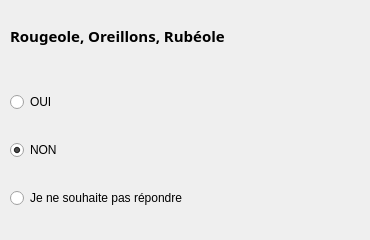
                           <widget class="QWidget" name="widget_122" native="true">
                            <widget class="QLabel" name="label_95">
                             <property name="geometry">
                              <rect>
                               <x>10</x>
                               <y>10</y>
                               <width>351</width>
                               <height>51</height>
                              </rect>
                             </property>
                             <property name="font">
                              <font>
                               <family>Noto Sans</family>
                               <pointsize>11</pointsize>
                               <weight>75</weight>
                               <bold>true</bold>
                              </font>
                             </property>
                             <property name="text">
                              <string>Rougeole, Oreillons, Rubéole</string>
                             </property>
                            </widget>
                            <widget class="QWidget" name="widget_123" native="true">
                             <property name="geometry">
                              <rect>
                               <x>10</x>
                               <y>70</y>
                               <width>351</width>
                               <height>161</height>
                              </rect>
                             </property>
                             <layout class="QVBoxLayout" name="verticalLayout_92">
                              <item>
                               <widget class="QRadioButton" name="radioButton_169">
                                <property name="text">
                                 <string>OUI</string>
                                </property>
                               </widget>
                              </item>
                              <item>
                               <widget class="QRadioButton" name="radioButton_170">
                                <property name="text">
                                 <string>NON</string>
                                </property>
                                <property name="checked">
                                 <bool>true</bool>
                                </property>
                               </widget>
                              </item>
                              <item>
                               <widget class="QRadioButton" name="radioButton_171">
                                <property name="text">
                                 <string>Je ne souhaite pas répondre</string>
                                </property>
                               </widget>
                              </item>
                             </layout>
                            </widget>
                           </widget>
